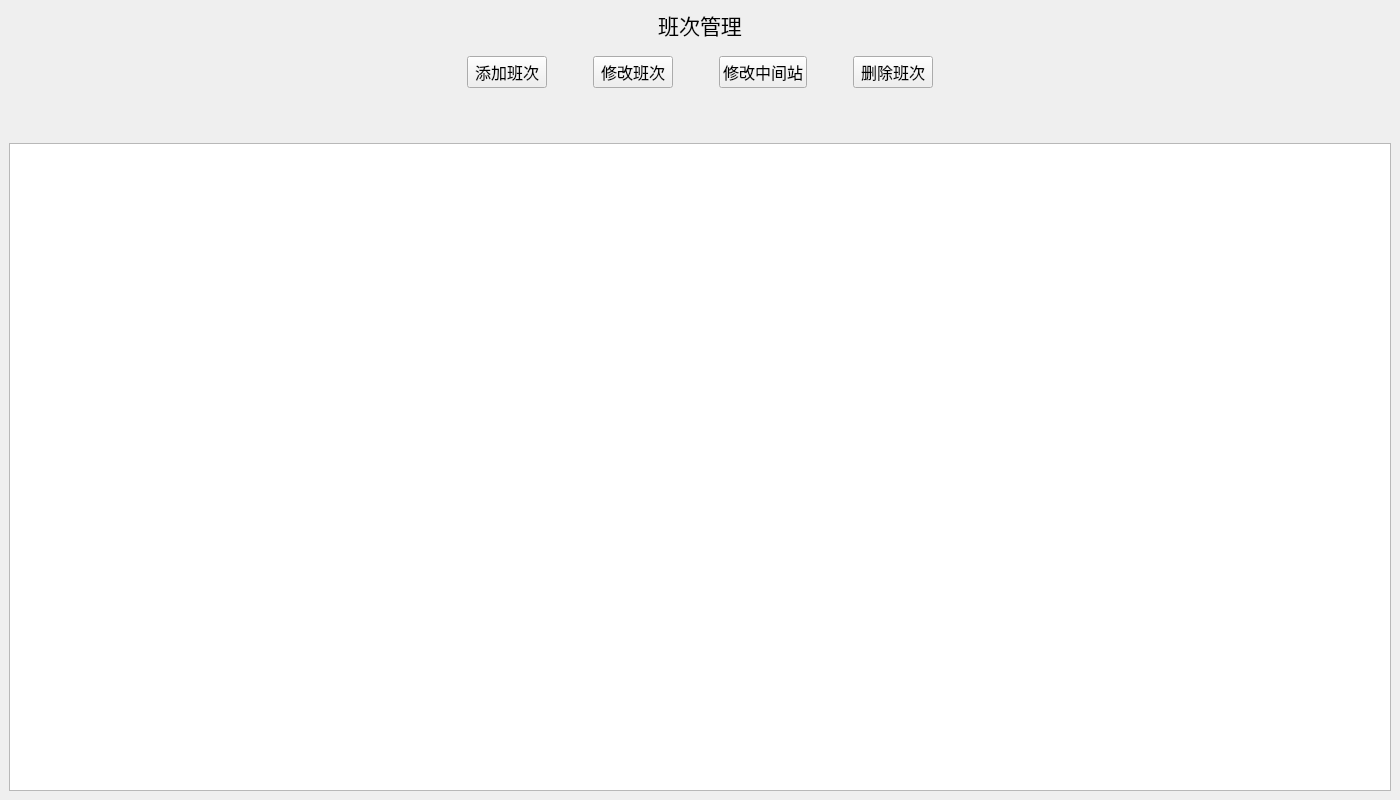
<?xml version="1.0" encoding="UTF-8"?>
<ui version="4.0">
 <class>TrainManage</class>
 <widget class="QMainWindow" name="TrainManage">
  <property name="geometry">
   <rect>
    <x>0</x>
    <y>0</y>
    <width>1400</width>
    <height>800</height>
   </rect>
  </property>
  <property name="font">
   <font>
    <family>黑体</family>
   </font>
  </property>
  <property name="windowTitle">
   <string>班次管理</string>
  </property>
  <widget class="QWidget" name="centralwidget">
   <layout class="QVBoxLayout" name="verticalLayout">
    <item>
     <widget class="QLabel" name="label">
      <property name="font">
       <font>
        <pointsize>16</pointsize>
       </font>
      </property>
      <property name="text">
       <string>班次管理</string>
      </property>
      <property name="alignment">
       <set>Qt::AlignCenter</set>
      </property>
     </widget>
    </item>
    <item>
     <widget class="QWidget" name="widget" native="true">
      <layout class="QHBoxLayout" name="horizontalLayout">
       <item>
        <spacer name="horizontalSpacer">
         <property name="orientation">
          <enum>Qt::Horizontal</enum>
         </property>
         <property name="sizeHint" stdset="0">
          <size>
           <width>40</width>
           <height>20</height>
          </size>
         </property>
        </spacer>
       </item>
       <item>
        <widget class="QPushButton" name="AddBtn">
         <property name="font">
          <font>
           <pointsize>12</pointsize>
          </font>
         </property>
         <property name="text">
          <string>添加班次</string>
         </property>
        </widget>
       </item>
       <item>
        <spacer name="horizontalSpacer_5">
         <property name="orientation">
          <enum>Qt::Horizontal</enum>
         </property>
         <property name="sizeType">
          <enum>QSizePolicy::Preferred</enum>
         </property>
         <property name="sizeHint" stdset="0">
          <size>
           <width>40</width>
           <height>20</height>
          </size>
         </property>
        </spacer>
       </item>
       <item>
        <widget class="QPushButton" name="EditBtn">
         <property name="font">
          <font>
           <pointsize>12</pointsize>
          </font>
         </property>
         <property name="text">
          <string>修改班次</string>
         </property>
        </widget>
       </item>
       <item>
        <spacer name="horizontalSpacer_3">
         <property name="orientation">
          <enum>Qt::Horizontal</enum>
         </property>
         <property name="sizeType">
          <enum>QSizePolicy::Preferred</enum>
         </property>
         <property name="sizeHint" stdset="0">
          <size>
           <width>40</width>
           <height>20</height>
          </size>
         </property>
        </spacer>
       </item>
       <item>
        <widget class="QPushButton" name="EditTransBtn">
         <property name="font">
          <font>
           <pointsize>12</pointsize>
          </font>
         </property>
         <property name="text">
          <string>修改中间站</string>
         </property>
        </widget>
       </item>
       <item>
        <spacer name="horizontalSpacer_4">
         <property name="orientation">
          <enum>Qt::Horizontal</enum>
         </property>
         <property name="sizeType">
          <enum>QSizePolicy::Preferred</enum>
         </property>
         <property name="sizeHint" stdset="0">
          <size>
           <width>40</width>
           <height>20</height>
          </size>
         </property>
        </spacer>
       </item>
       <item>
        <widget class="QPushButton" name="DeleteBtn">
         <property name="font">
          <font>
           <pointsize>12</pointsize>
          </font>
         </property>
         <property name="text">
          <string>删除班次</string>
         </property>
        </widget>
       </item>
       <item>
        <spacer name="horizontalSpacer_2">
         <property name="orientation">
          <enum>Qt::Horizontal</enum>
         </property>
         <property name="sizeHint" stdset="0">
          <size>
           <width>40</width>
           <height>20</height>
          </size>
         </property>
        </spacer>
       </item>
      </layout>
     </widget>
    </item>
    <item>
     <spacer name="verticalSpacer">
      <property name="orientation">
       <enum>Qt::Vertical</enum>
      </property>
      <property name="sizeType">
       <enum>QSizePolicy::Minimum</enum>
      </property>
      <property name="sizeHint" stdset="0">
       <size>
        <width>20</width>
        <height>40</height>
       </size>
      </property>
     </spacer>
    </item>
    <item>
     <widget class="QTableView" name="tableView"/>
    </item>
   </layout>
  </widget>
  <action name="actionExit">
   <property name="text">
    <string>exit</string>
   </property>
  </action>
 </widget>
 <resources/>
 <connections/>
</ui>
